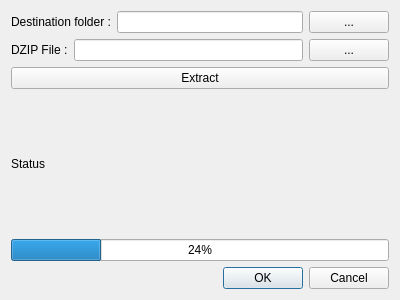
<?xml version="1.0" encoding="UTF-8"?>
<ui version="4.0">
 <class>TW2_DZIP_ExtractorUI</class>
 <widget class="QDialog" name="TW2_DZIP_ExtractorUI">
  <property name="geometry">
   <rect>
    <x>0</x>
    <y>0</y>
    <width>400</width>
    <height>300</height>
   </rect>
  </property>
  <property name="windowTitle">
   <string>Dialog</string>
  </property>
  <layout class="QVBoxLayout" name="verticalLayout">
   <item>
    <layout class="QHBoxLayout" name="horizontalLayout_2">
     <item>
      <widget class="QLabel" name="label_destFolder">
       <property name="text">
        <string>Destination folder :</string>
       </property>
      </widget>
     </item>
     <item>
      <widget class="QLineEdit" name="lineEdit_destFolder"/>
     </item>
     <item>
      <widget class="QPushButton" name="pushButton_selectDestFolder">
       <property name="text">
        <string>...</string>
       </property>
      </widget>
     </item>
    </layout>
   </item>
   <item>
    <layout class="QHBoxLayout" name="horizontalLayout">
     <item>
      <widget class="QLabel" name="label_dzipFile">
       <property name="text">
        <string>DZIP File :</string>
       </property>
      </widget>
     </item>
     <item>
      <widget class="QLineEdit" name="lineEdit_dzipFile"/>
     </item>
     <item>
      <widget class="QPushButton" name="pushButton_select_dzipFile">
       <property name="text">
        <string>...</string>
       </property>
      </widget>
     </item>
    </layout>
   </item>
   <item>
    <widget class="QPushButton" name="pushButton_extract">
     <property name="text">
      <string>Extract</string>
     </property>
    </widget>
   </item>
   <item>
    <widget class="QLabel" name="label_status">
     <property name="text">
      <string>Status</string>
     </property>
    </widget>
   </item>
   <item>
    <widget class="QProgressBar" name="progressBar">
     <property name="value">
      <number>24</number>
     </property>
    </widget>
   </item>
   <item>
    <widget class="QDialogButtonBox" name="buttonBox">
     <property name="orientation">
      <enum>Qt::Horizontal</enum>
     </property>
     <property name="standardButtons">
      <set>QDialogButtonBox::Cancel|QDialogButtonBox::Ok</set>
     </property>
    </widget>
   </item>
  </layout>
 </widget>
 <resources/>
 <connections>
  <connection>
   <sender>buttonBox</sender>
   <signal>accepted()</signal>
   <receiver>TW2_DZIP_Extractor</receiver>
   <slot>accept()</slot>
   <hints>
    <hint type="sourcelabel">
     <x>248</x>
     <y>254</y>
    </hint>
    <hint type="destinationlabel">
     <x>157</x>
     <y>274</y>
    </hint>
   </hints>
  </connection>
  <connection>
   <sender>buttonBox</sender>
   <signal>rejected()</signal>
   <receiver>TW2_DZIP_Extractor</receiver>
   <slot>reject()</slot>
   <hints>
    <hint type="sourcelabel">
     <x>316</x>
     <y>260</y>
    </hint>
    <hint type="destinationlabel">
     <x>286</x>
     <y>274</y>
    </hint>
   </hints>
  </connection>
 </connections>
</ui>
